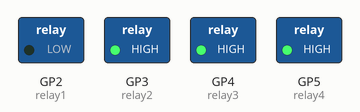
Bench run of a program on a simulated Raspberry Pi Pico running MicroPython. Parts: switched loads named in the program (green lamp = pin HIGH).

Above: at 0.2 s.
At 1.2 s:
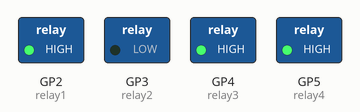
At 2.2 s:
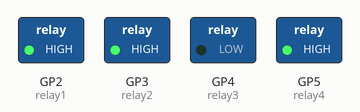
At 3.2 s:
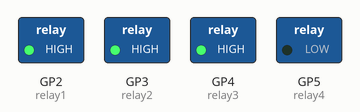
At 4.7 s:
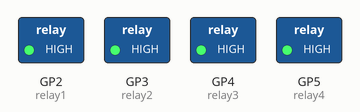
Timing chart, 0 to 5.2 s (numbered marks = the images above):
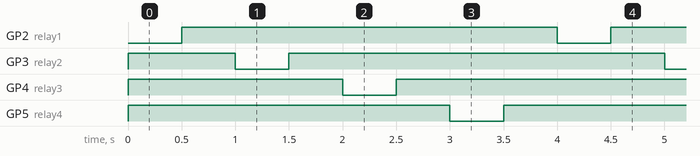

Measured:
- by itself, GP2 (relay1), GP3 (relay2), GP4 (relay3), GP5 (relay4): alternates HIGH for 3.5 s and LOW for 0.50 s
- by itself, everything shown: repeats every 4.0 s, in 8 steps

The program:

example.py
```python
# MicroPython example for Pico that toggles relays on GP2–GP5 using active-LOW outputs, cycling each relay every 500 ms and handling KeyboardInterrupt.
#
# Buy this module: https://shillehtek.com/products/4-channel-12v-relay-module
# Full manual: https://shillehtek.com/blogs/shillehtek-product-manuals/4-channel-12v-relay-module-manual
# More examples: https://github.com/shillehbean/shillehtek-examples
#

# 4-Channel 12V Relay Module - Pico MicroPython Example
# IN pins: GP2, GP3, GP4, GP5
# Active LOW logic.

from machine import Pin
from time import sleep

relay1 = Pin(2, Pin.OUT, value=1)  # start OFF (HIGH)
relay2 = Pin(3, Pin.OUT, value=1)  # start OFF (HIGH)
relay3 = Pin(4, Pin.OUT, value=1)  # start OFF (HIGH)
relay4 = Pin(5, Pin.OUT, value=1)  # start OFF (HIGH)

try:
    while True:
        relay1.value(0)  # Relay 1 ON
        sleep(0.5)
        relay1.value(1)  # Relay 1 OFF
        sleep(0.5)
        relay2.value(0)  # Relay 2 ON
        sleep(0.5)
        relay2.value(1)  # Relay 2 OFF
        sleep(0.5)
        relay3.value(0)  # Relay 3 ON
        sleep(0.5)
        relay3.value(1)  # Relay 3 OFF
        sleep(0.5)
        relay4.value(0)  # Relay 4 ON
        sleep(0.5)
        relay4.value(1)  # Relay 4 OFF
        sleep(0.5)
except KeyboardInterrupt:
    print("Stopped by user")
```
